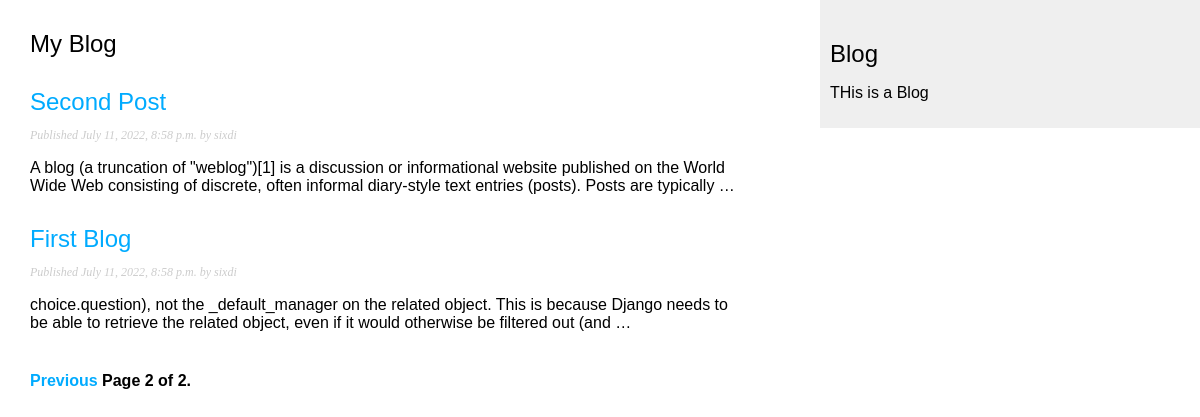
Screenshot of /blog/?page=2 with the database file from the repository.
### blog/models.py (models this page shows, shortened)
class Post(models.Model):
    STATUS_CHOICE = (
        ('draft', 'Draft'),
        ('published', 'Published'),
    )
    title = models.CharField(max_length=250)
    slug = models.SlugField(max_length=250, unique_for_date='publish')
    author = models.ForeignKey(User, on_delete=models.CASCADE, related_name='blog_posts')
    body = models.TextField()
    publish = models.DateTimeField(default=timezone.now)
    created = models.DateTimeField(auto_now_add=True)
    updated = models.DateTimeField(auto_now=True)
    status = models.CharField(max_length=10, choices=STATUS_CHOICE, default='draft')
    class Meta:
        ordering = ('-publish', )
    objects = models.Manager()
    published = PublishedManager()
    def get_absolute_url(self):
        return reverse('blog:post_detail', args=[
            self.publish.year,
            self.publish.month,
            self.publish.day, self.slug
        ])

### blog/views.py (the view)
# urls.py: path('', views.post_list, name='post_list'),
def post_list(request):
    posts = Post.published.all()
    per_page = 3
    paginator = Paginator(object_list=posts, per_page=per_page)
    page = request.GET.get('page')
    try:
        posts = paginator.page(page)
    except PageNotAnInteger:
        posts = paginator.page(1)
    except EmptyPage:
        posts = paginator.page(paginator.num_pages)
    context = {
        'page': page,
        'posts': posts,
    }
    return render(request, 'blog/post/list.html', context=context)

### blog/models.py (called while the page is built)
    def get_queryset(self):
        return super(PublishedManager, self).get_queryset().filter(status='published')

### templates/blog/post/list.html (shortened to what this page needs)
{% extends 'blog/base.html' %}
{% block content %}
    <h2>My Blog</h2>
    {% for post in posts %}
        <h2>
            <a href="{{ post.get_absolute_url }}">
                {{post.title}}
            </a>
        </h2>
        <p class="date">
            Published {{ post.publish }} by {{ post.author }}
        </p>
        {{ post.body|truncatewords:30|linebreaks}}
    {% endfor %}
    {% include "blog/post/pagination.html" with page=posts %}
{% endblock %}

### static/css/blog.css (style rules this page uses)
body { margin:0; padding:0; font-family:helvetica, sans-serif; }
a { color:#00abff; text-decoration:none; }
h2 { font-weight:normal; margin:30px 0 0; }
p.date { color:#ccc; font-family: georgia, serif; font-size: 12px; font-style: italic; }

### rows the page displays
Post: title "Second Post", publish "July 11, 2022, 8:58 p.m.", author "sixdi", body "A blog (a truncation of \"weblog\")[1] is a discussion or informational website published on the World Wide Web consisting of discrete, often informal diary-style text entries (posts). Posts are typically …"
Post: title "First Blog", publish "July 11, 2022, 8:58 p.m.", author "sixdi", body "choice.question), not the _default_manager on the related object. This is because Django needs to be able to retrieve the related object, even if it would otherwise be filtered out (and …"

### other values shown
{{ page.number }} "2"
{{ page.paginator.num_pages }} "2"
